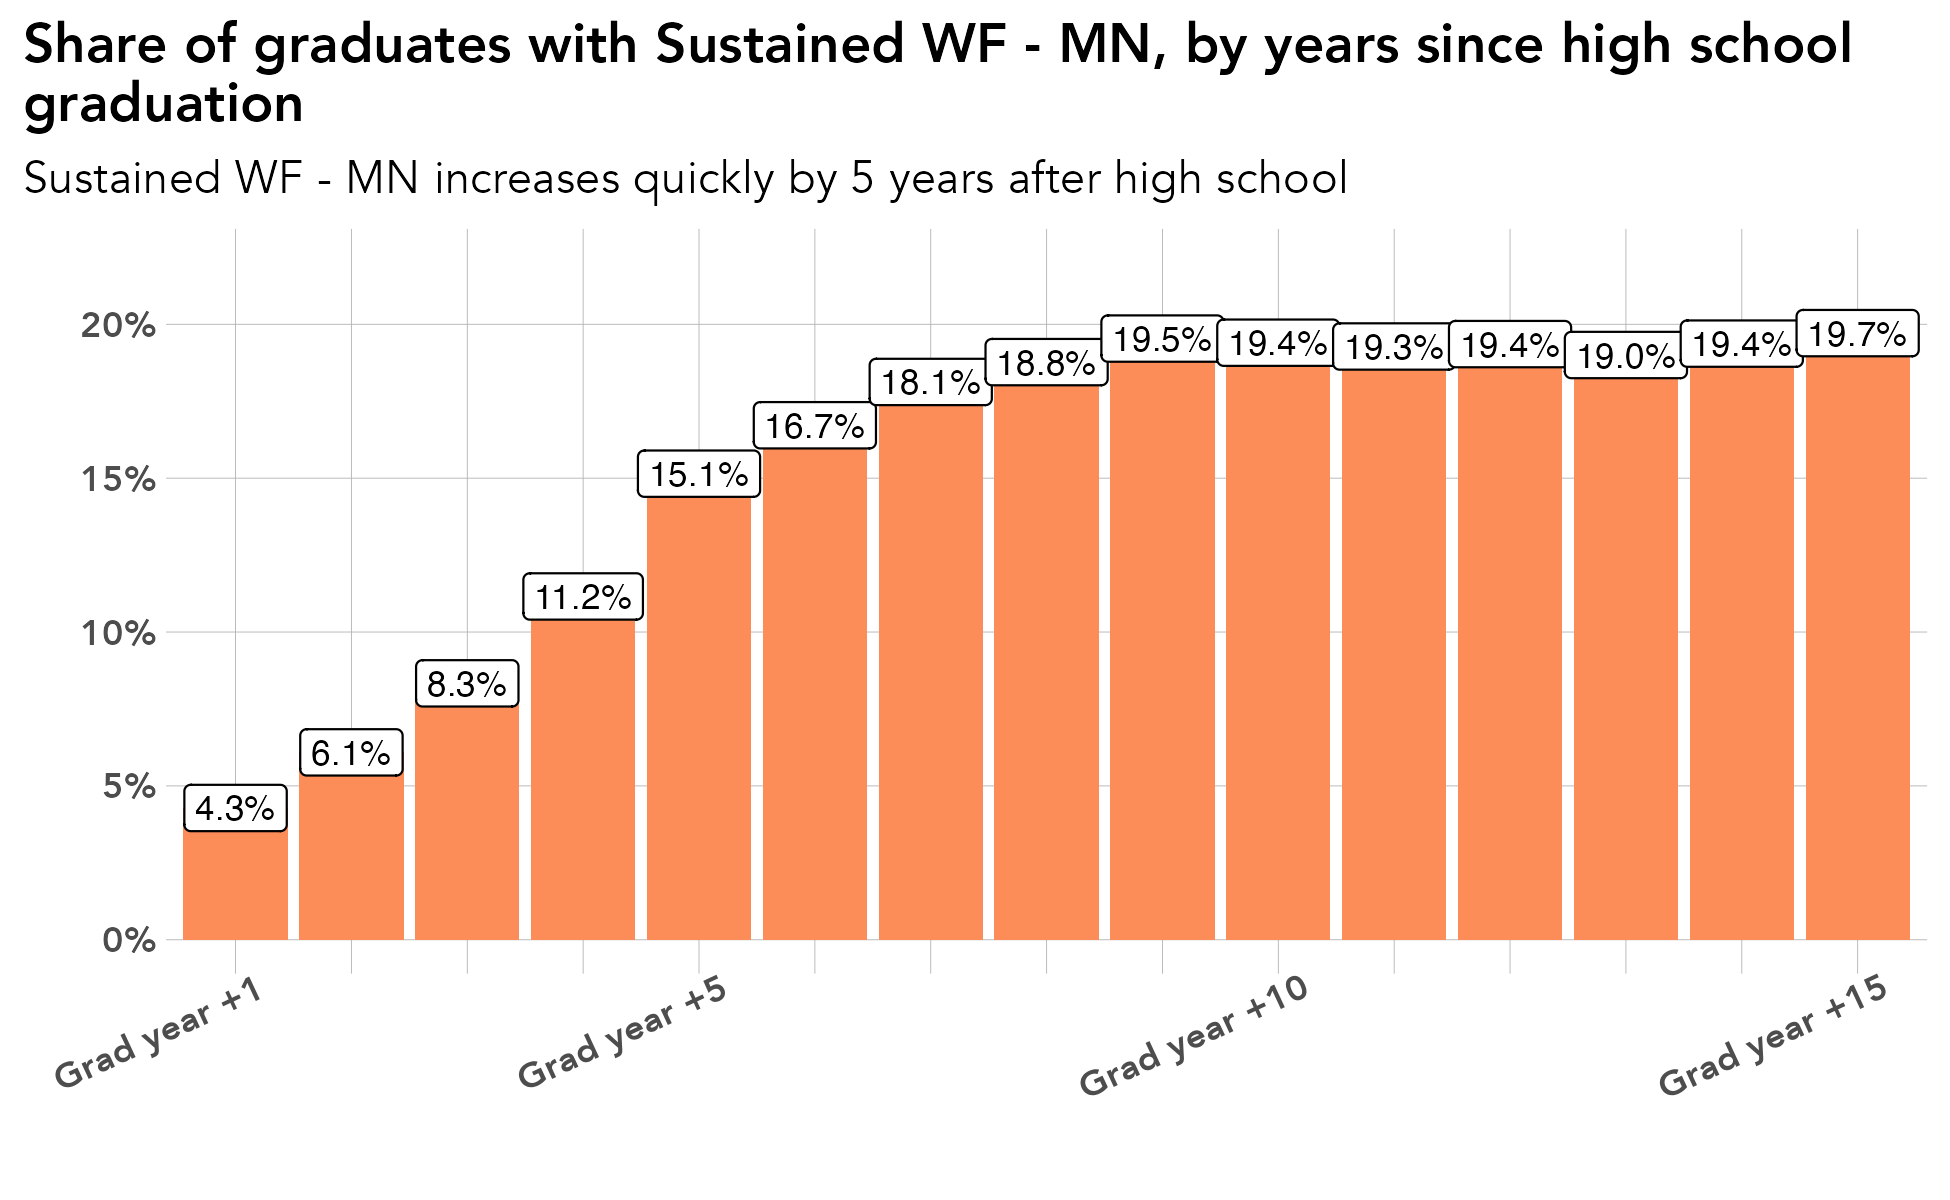

R code for this plot:
# library -----------------------------------------------------------------
library(tidyverse)
library(sf)
library(ggrepel)
library(scales)
library(ggiraph)
library(rmapshaper)
library(cowplot)
library(RColorBrewer)
library(readxl)
library(lubridate)
library(readxl)
library(systemfonts)
reset_font_cache()
library(ggtext)
library(janitor)
library(cowplot)


rm(list = ls())

# themes ------------------------------------------------------------------
theme_bar <- theme_bw() +
  theme(panel.grid.major = element_line(color = "grey70", size = 0.1),
        panel.grid.minor = element_blank(),
        axis.ticks = element_blank(),
        axis.text = element_text(face = "bold"),
        panel.border = element_blank(),
        legend.background = element_rect(fill = "transparent", color = "transparent"),
        legend.key = element_rect(fill = "transparent"),
        legend.key.size = unit(1, "lines"),
        legend.margin = margin(0,0,0,0),
        legend.title = element_blank(),
        legend.text = element_text(margin = margin(l = 2)),
        text = element_text(family = "Avenir") ,
        plot.title.position = "plot",
        plot.title = element_text(face = "bold"))

theme_line <- theme_bw() +
  theme(legend.background = element_rect(fill = "transparent", color = "transparent"),
        legend.key = element_rect(fill = "transparent"),
        legend.text = element_text(margin = margin(l = 2)),
        panel.grid.minor = element_blank(),
        panel.grid.major = element_line(color = "grey70", size = 0.1),
        axis.ticks = element_blank(),
        axis.text = element_text(face = "bold"),
        panel.border = element_blank(),
        legend.margin = margin(0,0,0,0),
        legend.key.size = unit(1, "lines"),
        text = element_text(family = "Avenir") ,
        plot.title.position = "plot",
        plot.title = element_text(face = "bold"))


theme_sf <- theme_bw() +
  theme(axis.text.x=element_blank(),
        axis.text.y=element_blank(),
        axis.ticks=element_blank(),
        panel.background = element_blank(),
        panel.grid.major = element_line(color = "white"),
        panel.border = element_blank(),
        legend.title = element_blank(),
        legend.text = element_text(margin = margin(l = 2)),
        legend.margin = margin(0,0,0,0),
        legend.key.size = unit(1, "lines"),
        text = element_text(family = "Avenir") ,
        plot.title.position = "plot",
        plot.title = element_text(face = "bold"))

regions <- read_csv("/Users/kellyasche/Library/CloudStorage/GoogleDrive-kasche@ruralmn.org/My Drive/Data Prep/R Projects/Join docs/county_regions.csv") %>%
  select(5,6) %>%
  unique() %>%
  mutate(edr = str_replace(edr, "  ", " "),
         planning.region = str_replace(planning.region, " Minnesota", ""),
         planning.region = fct_relevel(planning.region, "Northwest", "Northeast", "Central", "Seven County Mpls-St Paul", "Southwest", "Southeast"),
         edr = fct_relevel(edr, "EDR 1 - Northwest", "EDR 2 - Headwaters", "EDR 3 - Arrowhead", "EDR 4 - West Central", "EDR 5 - North Central", "EDR 6E- Southwest Central", "EDR 6W- Upper Minnesota Valley", "EDR 7E- East Central", "EDR 7W- Central", "EDR 8 - Southwest", "EDR 9 - South Central", "EDR 10 - Southeast", "EDR 11 - 7 County Twin Cities", "Minnesota"))

counties.regions <- read_csv("/Users/kellyasche/Library/CloudStorage/GoogleDrive-kasche@ruralmn.org/My Drive/Data Prep/R Projects/Join docs/county_regions.csv") %>%
  mutate(countyfp = formatC(countyfp, width = 3, flag = "0"),
         Name = str_to_title(Name),
         Name = str_replace(Name, "Q", "q"),
         Name = str_replace(Name, "Of The", "of the"),
         Name = str_replace(Name, "Mcleod", "McLeod"),
         Dem_Desc = ifelse(Name == "Minnesota", "Minnesota", Dem_Desc) ,
         edr = str_replace(edr, "  ", " "),
         planning.region = str_replace(planning.region, " Minnesota", ""),
         planning.region = fct_relevel(planning.region, "Northwest", "Northeast", "Central", "Seven County Mpls-St Paul", "Southwest", "Southeast"),
         edr = fct_relevel(edr, "EDR 1 - Northwest", "EDR 2 - Headwaters", "EDR 3 - Arrowhead", "EDR 4 - West Central", "EDR 5 - North Central", "EDR 6E- Southwest Central", "EDR 6W- Upper Minnesota Valley", "EDR 7E- East Central", "EDR 7W- Central", "EDR 8 - Southwest", "EDR 9 - South Central", "EDR 10 - Southeast", "EDR 11 - 7 County Twin Cities", "Minnesota"))

color.ruca <- c("Entirely rural" = "#009933", "Town/rural mix" = "#99CC33", "Urban/town/rural mix" = "#CC9966", "Entirely urban" = "#754C29", "Minnesota" = "black")

color.pr <- c("Northwest" = "#4575b4","Northeast" = "grey", "Central" = "#fee090", "Seven County Mpls-St Paul" = "#d73027", "Southwest" = "#91bfdb", "Southeast" = "#fc8d59", "Minnesota" = "black")

color.edr <- c("EDR 1 - Northwest" = "#b3cde3", "EDR 2 - Headwaters" = "#8c96c6", "EDR 3 - Arrowhead" = "#fe9929", "EDR 4 - West Central" = "#8856a7", "EDR 5 - North Central" = "#810f7c", "EDR 6E- Southwest Central" = "#e5f5f9", "EDR 6W- Upper Minnesota Valley" = "#bdc9e1", "EDR 7E- East Central" = "#99d8c9", "EDR 7W- Central" = "#2ca25f", "EDR 8 - Southwest" = "#74a9cf", "EDR 9 - South Central" = "#0570b0", "EDR 10 - Southeast" = "#d7301f", "EDR 11 - 7 County Twin Cities" = "#d8b365", "Minnesota" = "black")

color.pr.edr <- c ("Northwest" = "#4575b4","Northeast" = "#e0f3f8", "Central" = "#fee090", "Seven County Mpls-St Paul" = "#d73027", "Southwest" = "#91bfdb", "Southeast" = "#fc8d59", "Minnesota" = "black", "EDR 1 - Northwest" = "#b3cde3", "EDR 2 - Headwaters" = "#8c96c6", "EDR 3 - Arrowhead" = "#fe9929", "EDR 4 - West Central" = "#8856a7", "EDR 5 - North Central" = "#810f7c", "EDR 6E- Southwest Central" = "#e5f5f9", "EDR 6W- Upper Minnesota Valley" = "#bdc9e1", "EDR 7E- East Central" = "#99d8c9", "EDR 7W- Central" = "#2ca25f", "EDR 8 - Southwest" = "#74a9cf", "EDR 9 - South Central" = "#0570b0", "EDR 10 - Southeast" = "#d7301f", "EDR 11 - 7 County Twin Cities" = "#d8b365")

color.six <- c("#009933", "#4575b4", "grey", "#fee090", "#fc8d59", "#d73027")

mn_counties <- st_read("/Users/kellyasche/Library/CloudStorage/GoogleDrive-kasche@ruralmn.org/My Drive/Data Prep/R Projects/Shapefiles/County shapefiles/MNCounties_MNDOT.shp", quiet = TRUE) %>%
  ms_simplify(keep = .01, keep_shapes = TRUE) %>%
  rename("countyfp" = "FIPS_CODE")

counties.regions.1 <- counties.regions %>%
  mutate(statefp = "27",
         project.pr = ifelse(edr %in% c("EDR 1 - Northwest", "EDR 2 - Headwaters", "EDR 4 - West Central"), "Northwest",
                             ifelse(edr == "EDR 3 - Arrowhead", "Northeast",
                                    ifelse(edr %in% c("EDR 5 - North Central", "EDR 7E- East Central", "EDR 7W- Central"), "Central",
                                           ifelse(edr %in% c("EDR 6E- Southwest Central", "EDR 6W- Upper Minnesota Valley", "EDR 8 - Southwest"), "Southwest",
                                                  ifelse(edr %in% c("EDR 9 - South Central", "EDR 10 - Southeast"), "Southern", as.character(planning.region)))))),
         project.pr = fct_relevel(project.pr, "Northwest", "Northeast", "Central", "Seven County Mpls-St Paul", "Southwest", "Southern"))

# Prep data ---------------------------------------------------------------

original <- read_csv("Data/SLEDS/Masters/States/annual-seven-states.csv")

names(original)

data <- original %>%
  select(PersonID, grad.year, states) %>%
  filter(states != "After 2023") %>%
  mutate(grad.year = fct_relevel(grad.year, "grad.year.0", "grad.year.1", "grad.year.2", "grad.year.3", "grad.year.4", "grad.year.5", "grad.year.6", "grad.year.7", "grad.year.8", "grad.year.9", "grad.year.10", "grad.year.11", "grad.year.12", "grad.year.13", "grad.year.14", "grad.year.15"),
         states = ifelse(states %in% c("Meaningful emp EDR", "Meaningful emp County"), "Sustained WF - NE", states),
         states = str_replace(states, "Not meaningful, not attending ps", "Non-sustained WF"),
         states = str_replace(states, "Meaningful emp MN", "Sustained WF - MN"),
         states = str_replace(states, "No MN emp record, not attending ps", "No MN emp record"),
         states = fct_relevel(states, "Sustained WF - NE", "Sustained WF - MN", "Non-sustained WF", "No MN emp record", "Attending ps")) %>%
  group_by(grad.year, states) %>%
  summarize(n = n()) %>%
  ungroup() %>%
  group_by(grad.year) %>%
  mutate(pct = n / sum(n)) %>%
  ungroup() %>%
  group_by(states) %>%
  mutate(alpha = ifelse(states == "Sustained WF - NE", 1, .6)) %>%
  ungroup() %>%
  filter(grad.year != "grad.year.0") %>%
  mutate(year.after.hs = str_sub(grad.year, -2, -1),
         year.after.hs = str_replace(year.after.hs, "\\.", ""),
         year.after.hs = as.integer(year.after.hs),
         year.after.hs = paste("grad.year +", year.after.hs, sep = ""),
         year.after.hs = fct_relevel(year.after.hs, "grad.year +1", "grad.year +2", "grad.year +3", "grad.year +4", "grad.year +5", "grad.year +6", "grad.year +7", "grad.year +8", "grad.year +9", "grad.year +10", "grad.year +11", "grad.year +12", "grad.year +13", "grad.year +14", "grad.year +15", ))

names(data)
levels(data$states)

# Create chart ------------------------------------------------------------------

custom.x.axis.labels = c("Grad year +1", "", "", "", "Grad year +5", "", "", "", "", "Grad year +10", "", "", "", "", "Grad year +15")

ggplot(data = filter(data, states == "Sustained WF - MN"), aes(year.after.hs, pct)) +
  geom_col(position = "dodge", fill = "#fc8d59") +
  geom_label(aes(label = percent(pct, accuracy = .1)), show.legend = FALSE, position = position_dodge(width = .9), size = 3) +
  labs(x="", 
       y = "",
       title = "Share of graduates with Sustained WF - MN, by years since high school\ngraduation",
       subtitle = "Sustained WF - MN increases quickly by 5 years after high school") +
  scale_y_continuous(labels=scales::percent,
                     limits = c(0, .22)) +
  scale_x_discrete(labels = custom.x.axis.labels) +
  theme_bar+
  theme(legend.position = "none",
        axis.text.x = element_text(angle = 25, hjust = .9))

ggsave(filename = "Charts/Paper report/pct-meaningful-wf-MN.pdf", device = cairo_pdf, dpi = "print", width = 6.5, height = 4)

ggsave(filename = "Charts/Paper report/pct-meaningful-wf-MN.png", dpi = "print", width = 6.5, height = 4)
